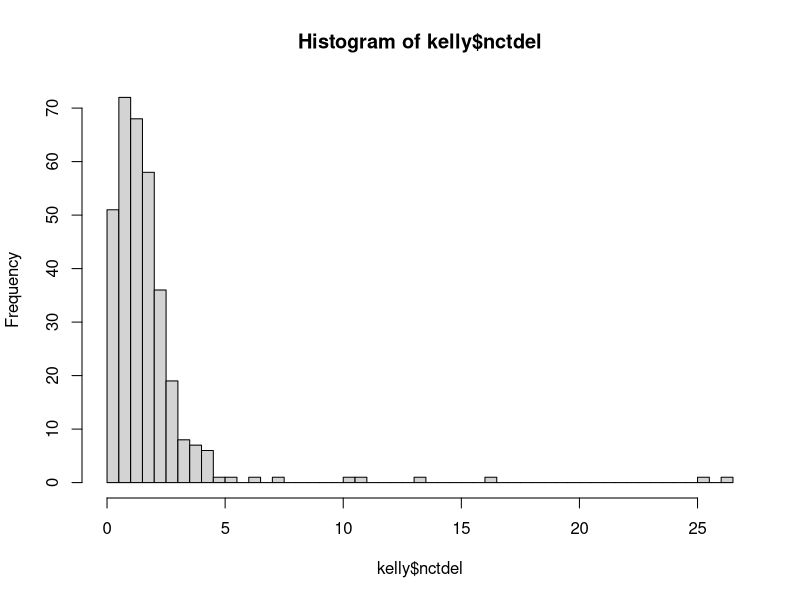
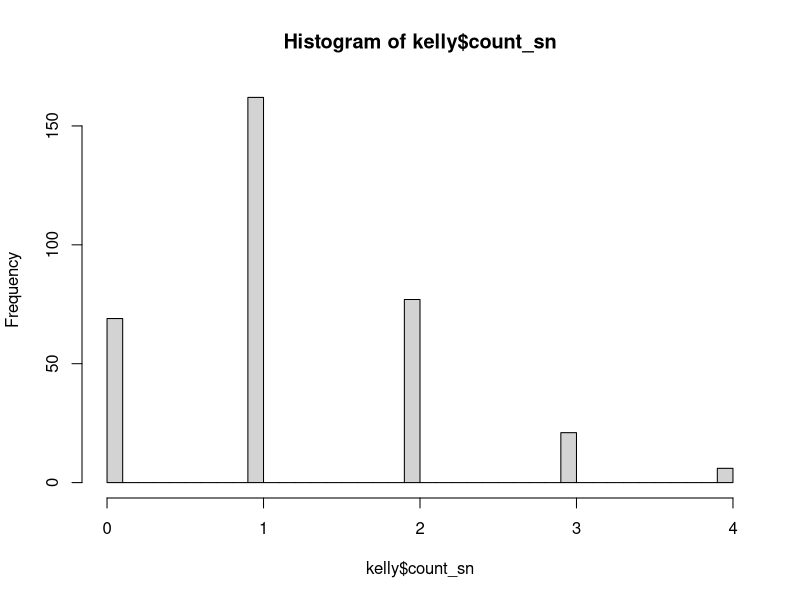

These figures' R source, in order:
## ---- chunk 1
library(dplyr)
library(magrittr)
## ---- chunk 2
kelly <- read.table("kellydat.txt", header = T)
## ---- chunk 3
kelly <- kelly %>% mutate(count_sn = sn1 + sn2*2 + sn3*3 + all4*4) %>% select(-c(sn1, sn2, sn3, all4))

## ---- chunk 4
hist(kelly$nctdel,breaks=50) # dist of wait times
hist(kelly$count_sn,breaks=50) # dist of symptom counts

## ---- chunk 5
